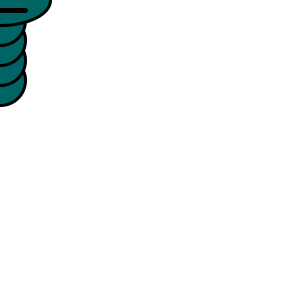
Frame 1 (no input)
Frame 60 (the mouse pressed at the canvas centre just before this capture): identical to frame 1, image omitted
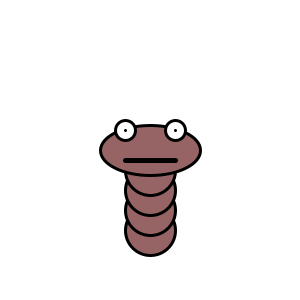
Frame 120 (the mouse held since frame 60 and released just before this capture)

The Processing sketch that drew these frames (run headless with seeded random() and noise(); from frame 60 on, the mouse is pressed at the canvas centre):

// Processing sketch: processing_162701
// ── processing_162701.pde

//week 3 assignment 3
//loops for the zoog

int headW = 100;
int headH = 50;
int eyeDia = 20;

void setup() {
size(300,300);
background(255);
ellipseMode(CORNER);
rectMode(CORNER);
}

void draw() {
//general
background(255);
strokeWeight(3);

//variables
int headX = mouseX - 50;
int headY = mouseY - 25;
int eyeLX = mouseX - 25;
int eyeRX = mouseX + 25;
int eyeY = mouseY - 20;
int mouthLX = mouseX - 25;
int mouthRX = mouseX + 25;
int mouthY = mouseY + 10;

//loop part
ellipseMode(CENTER);
fill(mouseX,100,100);
int ballX = mouseX;
int ballY = mouseY + 80;

    for(int counter = 1;counter < 5;counter ++) {
       ellipse(ballX,ballY,50,50);
       ballY = ballY - 20;
    }

//head
ellipseMode(CORNER);
fill(mouseX,100,100);
ellipse(headX,headY,headW,headH);

//eyes
fill(255);
ellipseMode(CENTER);
ellipse(eyeLX,eyeY,eyeDia,eyeDia);
ellipse(eyeRX,eyeY,eyeDia,eyeDia);
point(eyeLX,eyeY);
point(eyeRX,eyeY);

//mouth
strokeWeight(5);
line(mouthLX,mouthY,mouthRX,mouthY);


}
